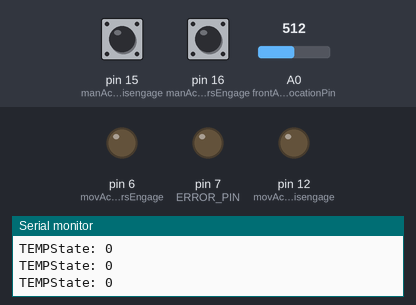
Recording of a sketch running on a simulated Arduino Mega 2560, built with avr-gcc and run on an emulated ATmega2560. Parts: output pins drawn as LEDs (lit = HIGH), the last lines printed to the serial monitor. Inputs (shaded band) come from the test bench; at power-on: pin 15 (manActuatorsDisengage) HIGH, pin 16 (manActuatorsEngage) HIGH, A0 (frontActuatorLocationPin) = 512.

Above: at 1.2 s.
1.3 s: pin 15 (manActuatorsDisengage) pulled LOW for 0.15 s
At 1.5 s:
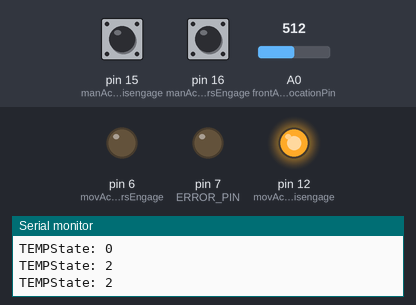
3.1 s: pin 16 (manActuatorsEngage) pulled LOW for 0.15 s
At 3.31 s:
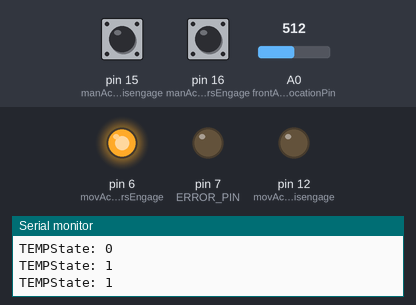
4.9 s: pin 16 (manActuatorsEngage) pulled LOW for 3.2 s
At 9.3 s:
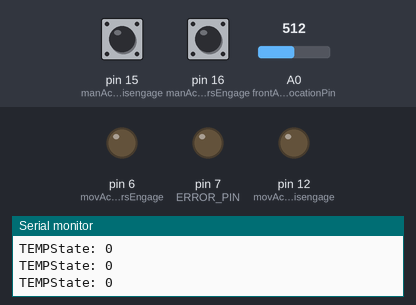
9.7 s: pin 15 (manActuatorsDisengage) pulled LOW for 3.2 s
At 10.8 s:
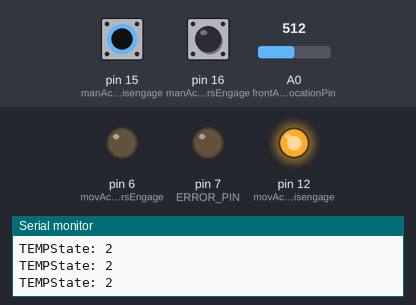
14.5 s: pin 15 (manActuatorsDisengage) driven LOW and pin 16 (manActuatorsEngage) driven LOW
At 15.3 s:
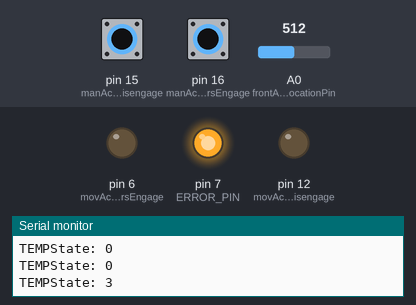
Timing chart, 0 to 17.1 s (numbered marks = the images above; inputs shaded):
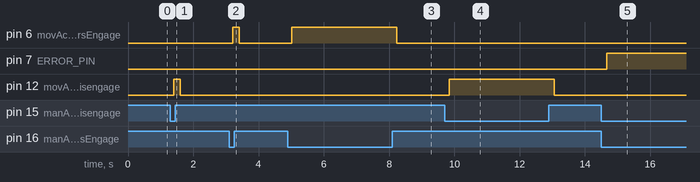

Measured:
- after the input at 1.3 s, pin 12 (movActuatorsDisengage): LOW → HIGH after 0.11 s, → LOW 0.20 s later
- after the input at 3.1 s, pin 6 (movActuatorsEngage): LOW → HIGH after 0.12 s, → LOW 0.20 s later
- after the input at 4.9 s, pin 6 (movActuatorsEngage): LOW → HIGH after 0.12 s, → LOW 3.2 s later
- after the input at 9.7 s, pin 12 (movActuatorsDisengage): LOW → HIGH after 0.15 s, → LOW 3.2 s later
- after the input at 14.5 s, pin 7 (ERROR_PIN): LOW → HIGH after 0.17 s

The sketch:

Van_Control.ino
```cpp
/*
Bit 0 = manActuatorsEngage
Bit 1 = manActuatorsDisengage
Bit 2 = actuatorsEngaged
Bit 3 = actuatorsDisengaged
*/

/*
OUTPUTS:
  1. movEngageActuators
  2. movDisengageActuators
  3. ERROR_PIN
*/

/* Serial signal for ERROR mode */
const int ERROR_SIGNAL = 0xFF;

//Offsets of signals in curState
const int MAN_ACTUATORS_ENGAGE_OFFSET = 0;
const int MAN_ACTUATORS_DISENGAGE_OFFSET = 1;
const int ACTUATORS_DISENGAGED_OFFSET = 2;
const int ACTUATORS_ENGAGED_OFFSET = 3;

//Threshholds for actuator placement
const int ACTUATORS_DISENGAGED_THRESHHOLD = 35;
const int ACTUATORS_ENGAGED_THRESHHOLD = 750;

//Inputs for van
const int manActuatorsEngage = 16;  //B2 = Digital pin 16
const int manActuatorsDisengage = 15;  //B1 = Digital pin 15
const int frontActuatorLocationPin = 0;  //F7 = Analog pin 0
const int rearActuatorLocationPin = 1;  //F6 = Analog pin 1

//ERROR PIN
const int ERROR_PIN = 7;  //E6

//Outputs
const int movActuatorsEngage = 6;  //D7 = Digital pin 6
const int movActuatorsDisengage = 12;  //D6 = Digital pin 12

//Current State
uint8_t currState = 0x00;

void setup() {
  Serial.begin(9600);
  Serial1.begin(9600);

  //Set actuator signals as inputs
  pinMode(manActuatorsEngage, INPUT);
  pinMode(manActuatorsDisengage, INPUT);
  pinMode(frontActuatorLocationPin, INPUT);
  pinMode(rearActuatorLocationPin, INPUT);

  //Set output pins
  pinMode(ERROR_PIN, OUTPUT);
  pinMode(movActuatorsEngage, OUTPUT);
  pinMode(movActuatorsDisengage, OUTPUT);

  /* THIS DOESN'T MAKE SENSE ---> THESE ARE INPUTS... CAN'T SET HIGH... */
  /* IS THIS SUPPOSED TO BE: movActuatorsEngage? */
  //Set digital inputs as high (since active low)
  digitalWrite(manActuatorsEngage, HIGH);
  digitalWrite(manActuatorsDisengage, HIGH);

  //Initialize outputs to low
  digitalWrite(ERROR_PIN, LOW);
  digitalWrite(movActuatorsEngage, LOW);
  digitalWrite(movActuatorsDisengage, LOW);
}

/* This function takes all inputs and ORs them onto the proper
    position on the state to be returned (curstate). Digital inputs
    are active low, so they are inverted. Analog inputs are compared
    to their threshholds and set accordingly. */
uint8_t checkInputs() {
  uint8_t tempState = 0x00;
  tempState |= (!digitalRead(manActuatorsEngage)) << MAN_ACTUATORS_ENGAGE_OFFSET;
  tempState |= (!digitalRead(manActuatorsDisengage)) << MAN_ACTUATORS_DISENGAGE_OFFSET;

  tempState |= ((analogRead(frontActuatorLocationPin) > ACTUATORS_ENGAGED_THRESHHOLD)
    && (analogRead(rearActuatorLocationPin) > ACTUATORS_ENGAGED_THRESHHOLD))
    << ACTUATORS_ENGAGED_OFFSET;
  tempState |= ((analogRead(frontActuatorLocationPin) < ACTUATORS_DISENGAGED_THRESHHOLD)
    && (analogRead(rearActuatorLocationPin) < ACTUATORS_DISENGAGED_THRESHHOLD))
    << ACTUATORS_DISENGAGED_OFFSET;

   //Serial.print("Front Acctuator: ");
   //Serial.println(analogRead(frontActuatorLocationPin));
   //Serial.print("Back Acctuator: ");
   //Serial.println(analogRead(rearActuatorLocationPin));
  return tempState;
}

void loop() {
  	currState = checkInputs();
  	Serial.print("TEMPState: ");
  	Serial.println(currState);
 	Serial1.print(currState);
  	delay(100);

  	if(Serial1.read() == ERROR_SIGNAL) {
	  	Serial.println("Van caught Error. Shutting Down.");
		error();
	}

 	switch (currState) {
  	case 0x00:  //EVERYTHING IS OFF
  	case 0x04:  //ACTUATORS ENGAGED, NOT MOVING
  	case 0x05:  //TRYING TO ENGAGE ACTUATORS, BUT THEY ARE ALREADY ENGAGED
  	case 0x08:  //ACTUATORS DISENGAGED, NOT MOVING
  	case 0x0A:  //TRYING TO DISENGAGE ACTUATORS, BUT THEY ARE ALREADY DISENGAGED
    	stopActuators();
    	break;

  	case 0x01:  //ENGAGING ACTUATORS, CURRENTLY NEITHER ENGAGED NOR DISENGAGED
  	case 0x09:  //ENGAGING ACTUATORS, CURRENTLY DISENGAGED
    	engageActuators();
    	break;

  	case 0x02:  //DISENGAGING ACTUATORS, CURRENTLY NEIGHER ENGAGED NOR DISENGAGED
  	case 0x06:  //DISENGAGING ACTUATORS, CURRENTLY ENGAGED
    	disengageActuators();
    	break;

  	default:  //LOL GG DONE MESSED UP SON (as Brandon would say)
    	error();
    	break;
  	}
}

void stopActuators() {
  digitalWrite(movActuatorsEngage, LOW);
  digitalWrite(movActuatorsDisengage, LOW);
}

void engageActuators() {
  digitalWrite(movActuatorsEngage, HIGH);
  digitalWrite(movActuatorsDisengage, LOW);
}

void disengageActuators() {
  digitalWrite(movActuatorsEngage, LOW);
  digitalWrite(movActuatorsDisengage, HIGH);
}

void error() {
	while(1) {
		stopActuators();
  		//Serial.println("VAN ERROR. Shutting down!");
		digitalWrite(ERROR_PIN, HIGH);
	}
}
```
